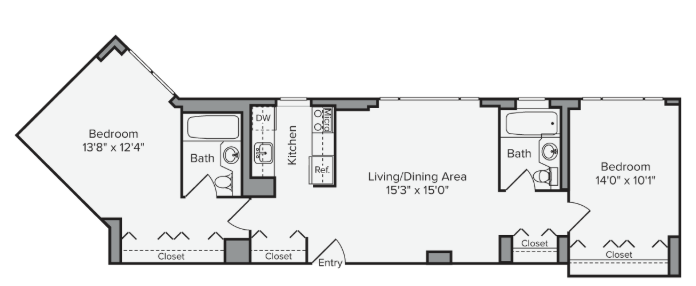
#> input picture plan.png, 696 x 286 px
$ python measure.py
#> lines starting #> are read from the running program, lines starting #| are printed output that depends on the picture; after the words box and inside, x2 and y2 are one past the last pixel; in counts of white or black regions, pixels touching at a corner belong together
"""Measure the floor areas of apartment 24A from its published floor plan.

    python measure.py

Prints every area and writes the figures. Nothing is hand-entered.

The two sides are A (blue) and L (orange). Each has a bedroom, a
closet and a bathroom. The only structural difference between them: a door
between L's bathroom and the kitchen, so L's bedroom, closet and bathroom are
all behind one door, and A's are not.

Method
------
1. SCALE, derived not assumed. The plan labels the living/dining 15'3" x 15'0".
   Wall to wall that is 163 px for 15.25 ft and 162 px for 15.0 ft, i.e. 10.69
   and 10.80 px/ft. The two axes agreeing to within 1% is what shows the
   drawing is to scale rather than stretched; PX_PER_FT is the midpoint.

2. SCALE CHECKED against a room that played no part in setting it: A's bedroom
   is printed 10'1" wide and measures 109 px, implying 10.81 px/ft, within
   0.6%.

3. AREAS by flood fill. Each space is isolated by filling the plan's white
   interior, with any pixel darker than WALL_LEVEL acting as a barrier. Door
   openings are sealed first (SEALS) so a fill stays in one space. Text and
   fixtures inside a space read as "wall" to the fill, so enclosed holes are
   filled back in and counted as floor.

4. KNOWN GAP. Interior floor measured this way totals ~940 sf against the
   1,027 sf published. That ~8% is the usual rentable-area gross-up. It does
   not affect proportions, and 1,027 is used as the denominator so shares are
   expressed against the figure on the lease.

5. WHERE THE PLAN IS AMBIGUOUS. A's bedroom is printed 14'0" deep, but 14'0"
   at this scale is 150 px and its north wall to its closet partition is 135
   px, so the printed depth runs into the closet. Rooms and closets are
   therefore reported separately and no single "bedroom size" is quoted.
"""

from collections import deque

import numpy as np
from PIL import Image, ImageDraw, ImageFont

PLAN = "plan.png"
PX_PER_FT = 10.75
PX_PER_SF = PX_PER_FT**2
WALL_LEVEL = 200
PUBLISHED_SF = 1027

# Door openings, sealed so each flood fill stays inside one space.
SEALS = [
    ((246, 194), (246, 236), "the door between L's bathroom and the kitchen"),
    ((248, 232), (248, 262), "the divider between L's closet run and the entry closet"),
]

# L's closet runs along the bottom wall with no partition at its face, only a
# dashed line for the doors, so a fill would leak into the bedroom. Everything
# inside L's door at or below this row is closet; above it is bedroom.
L_CLOSET_FACE_Y = 218

# Bathrooms and A's spaces are read as wall-to-wall rectangles: a fill gets
# trapped by the fixtures, and A's closet has no solid partition either.
BOXES = {
    "L_bath": (183, 113, 242, 197),
    "A_bath": (500, 109, 561, 190),
    "A_bedroom": (570, 101, 679, 236),
    "A_closet": (570, 236, 669, 273),
}

A_KEYS = ["A_bedroom", "A_closet", "A_bath"]
L_KEYS = ["L_bedroom", "L_closet", "L_bath"]

A_HUE = (30, 90, 230)
L_HUE = (205, 110, 10)
TINT = {
    "A_bedroom": A_HUE, "A_closet": (95, 145, 245), "A_bath": (150, 185, 250),
    "L_bedroom": L_HUE, "L_closet": (238, 158, 55), "L_bath": (246, 198, 138),
}


def _flood(blocked, seed):
    h, w = blocked.shape
    seen = np.zeros_like(blocked, bool)
    queue = deque([seed])
    seen[seed[1], seed[0]] = True
    while queue:
        x, y = queue.popleft()
        for dx, dy in ((1, 0), (-1, 0), (0, 1), (0, -1)):
            nx, ny = x + dx, y + dy
            if 0 <= nx < w and 0 <= ny < h and not seen[ny, nx] and not blocked[ny, nx]:
                seen[ny, nx] = True
                queue.append((nx, ny))
    return seen


def _fill_holes(mask):
    """Count text and fixtures enclosed by a space as part of its floor."""
    ys, xs = np.nonzero(mask)
    y0, y1 = ys.min() - 2, ys.max() + 3
    x0, x1 = xs.min() - 2, xs.max() + 3
    sub = mask[y0:y1, x0:x1]
    h, w = sub.shape
    outside = np.zeros_like(sub)
    queue = deque()
    for i in range(h):
        for j in (0, w - 1):
            if not sub[i, j] and not outside[i, j]:
                outside[i, j] = True
                queue.append((j, i))
    for j in range(w):
        for i in (0, h - 1):
            if not sub[i, j] and not outside[i, j]:
                outside[i, j] = True
                queue.append((j, i))
    while queue:
        x, y = queue.popleft()
        for dx, dy in ((1, 0), (-1, 0), (0, 1), (0, -1)):
            nx, ny = x + dx, y + dy
            if 0 <= nx < w and 0 <= ny < h and not outside[ny, nx] and not sub[ny, nx]:
                outside[ny, nx] = True
                queue.append((nx, ny))
    out = mask.copy()
    out[y0:y1, x0:x1] = sub | ~outside
    return out


def _box(shape, x0, y0, x1, y1):
    m = np.zeros(shape, bool)
    m[y0:y1, x0:x1] = True
    return m


def check_scale():
    return {
        "living room, horizontal": (498 - 335, 15.25),
        "living room, vertical": (262 - 100, 15.0),
    }


def regions():
    """Boolean mask per space, plus the interior envelope of the whole unit."""
    grey = Image.open(PLAN).convert("L")
    w, h = grey.size
    shape = (h, w)

    sealed = grey.copy()
    draw = ImageDraw.Draw(sealed)
    for a, b, _why in SEALS:
        draw.line([a, b], fill=0, width=5)
    # Everything behind L's door, filled from the floor in front of the bath.
    behind_door = _fill_holes(
        _flood(np.asarray(sealed).astype(int) < WALL_LEVEL, (210, 228))
    )
    yy = np.arange(h)[:, None]

    masks = {
        "L_bedroom": behind_door & (yy < L_CLOSET_FACE_Y),
        "L_closet": behind_door & (yy >= L_CLOSET_FACE_Y),
        "L_bath": _box(shape, *BOXES["L_bath"]),
        "A_bedroom": _box(shape, *BOXES["A_bedroom"]),
        "A_closet": _box(shape, *BOXES["A_closet"]),
        "A_bath": _box(shape, *BOXES["A_bath"]),
    }
    envelope = ~_flood(np.asarray(grey).astype(int) < WALL_LEVEL, (0, 0))
    return masks, envelope


def areas(masks):
    return {k: v.sum() / PX_PER_SF for k, v in masks.items()}


def validate(masks):
    """Check the scale against A's printed 10'1" width."""
    width_px = BOXES["A_bedroom"][2] - BOXES["A_bedroom"][0]
    printed_ft = 10 + 1 / 12
    return width_px, printed_ft, width_px / printed_ft


# ----------------------------------------------------------------- figures
def _font(size, bold=False):
    path = ("/System/Library/Fonts/Supplemental/Arial Bold.ttf" if bold
            else "/System/Library/Fonts/Supplemental/Arial.ttf")
    try:
        return ImageFont.truetype(path, size)
    except OSError:
        return ImageFont.load_default()


def _tint(img, mask, rgb, alpha=0.40):
    a = np.asarray(img).astype(float)
    a = np.where(mask[..., None], a * (1 - alpha) + np.array(rgb) * alpha, a)
    return Image.fromarray(a.astype(np.uint8))


def figure_areas(masks, path="figures/areas.png"):
    base = Image.open(PLAN).convert("RGB")
    W, H = base.size
    S, MX, TOP, BOT = 2, 30, 180, 290
    sf = areas(masks)
    img = base.copy()
    for k in L_KEYS + A_KEYS:
        img = _tint(img, masks[k], TINT[k])
    out = Image.new("RGB", (W * S + MX * 2, H * S + TOP + BOT), (255, 255, 255))
    out.paste(img.resize((W * S, H * S), Image.LANCZOS), (MX, TOP))
    dr = ImageDraw.Draw(out)
    OW = out.width
    f_t, f_l, f_s, f_ss = _font(30, True), _font(18, True), _font(15), _font(14)

    dr.text((MX, 16), "Apartment 24A \u2014 measured floor areas", font=f_t, fill=(18, 18, 18))
    dr.text((MX + 2, 54),
            f"Measured from the published floor plan at {PX_PER_FT} px/ft, a scale taken from the "
            "living room's printed 15'3\" x 15'0\" and confirmed to 0.6% by A's printed 10'1\" width.",
            font=f_ss, fill=(115, 115, 115))

    def centre(mask):
        ys, xs = np.nonzero(mask)
        return xs.mean() * S + MX, ys.mean() * S + TOP

    def box(key, title, sub, bx, by, above):
        col = TINT[key]
        bw = max(dr.textlength(title, font=f_l), dr.textlength(sub, font=f_s)) + 20
        bx = min(bx, OW - 8 - bw)
        dr.rectangle([bx, by, bx + bw, by + 48], fill=(255, 255, 255), outline=col, width=2)
        dr.text((bx + 10, by + 5), title, font=f_l, fill=col)
        dr.text((bx + 10, by + 27), sub, font=f_s, fill=(95, 95, 95))
        cx, cy = centre(masks[key])
        dr.line([(bx + bw / 2, by + 48 if above else by), (cx, cy)], fill=col, width=3)
        dr.ellipse([cx - 6, cy - 6, cx + 6, cy + 6], fill=col, outline=(255, 255, 255), width=2)

    for k, t, s, bx in (
        ("L_bedroom", f"L bedroom   {sf['L_bedroom']:.0f} sf", "includes the floor by the bathroom", MX + 8),
        ("L_bath", f"L bath   {sf['L_bath']:.0f} sf", "", MX + 380),
        ("A_bedroom", f"A bedroom   {sf['A_bedroom']:.0f} sf", "", MX + 760),
        ("A_bath", f"A bath   {sf['A_bath']:.0f} sf", "", MX + 1040),
    ):
        box(k, t, s, bx, 92, True)
    for k, t, s, bx in (
        ("L_closet", f"L closet   {sf['L_closet']:.0f} sf", "the whole run inside L's door", MX + 120),
        ("A_closet", f"A closet   {sf['A_closet']:.0f} sf", "", MX + 980),
    ):
        box(k, t, s, bx, H * S + TOP + 26, False)

    ly = H * S + TOP + 100
    dr.line([(MX, ly), (OW - MX, ly)], fill=(205, 205, 205), width=2)
    a_tot = sum(sf[k] for k in A_KEYS)
    l_tot = sum(sf[k] for k in L_KEYS)
    shared = PUBLISHED_SF - a_tot - l_tot
    y = ly + 16
    for name, mid, tot, col in (
        ("A", f"bedroom {sf['A_bedroom']:.0f}  +  closet {sf['A_closet']:.0f}"
              f"  +  bath {sf['A_bath']:.0f}", f"{a_tot:.0f} sf", A_HUE),
        ("L", f"bedroom {sf['L_bedroom']:.0f}  +  closet {sf['L_closet']:.0f}"
              f"  +  bath {sf['L_bath']:.0f}", f"{l_tot:.0f} sf", L_HUE),
        ("Shared", "living / dining, kitchen, entry, entry closet  \u2014  unshaded above",
         f"{shared:.0f} sf", (115, 115, 115)),
    ):
        dr.rectangle([MX, y + 4, MX + 18, y + 22], fill=col)
        dr.text((MX + 30, y + 2), name, font=f_l, fill=(22, 22, 22))
        dr.text((MX + 130, y + 4), mid, font=f_s, fill=(75, 75, 75))
        dr.text((OW - MX - 130, y + 2), tot, font=f_l, fill=col)
        y += 32
    dr.text((MX, y + 14),
            "L's bedroom, closet and bathroom are all behind one door, between L's bathroom and the "
            "kitchen. A's are not.",
            font=f_s, fill=(22, 22, 22))
    dr.text((MX, y + 40),
            f"Denominator is the published {PUBLISHED_SF:,} sf.", font=f_s, fill=(22, 22, 22))
    out.save(path)
    return path


def figure_split(masks, envelope, path="figures/split.png"):
    base = Image.open(PLAN).convert("RGB")
    W, H = base.size
    sf = areas(masks)
    a_tot = sum(sf[k] for k in A_KEYS)
    l_tot = sum(sf[k] for k in L_KEYS)
    shared = PUBLISHED_SF - a_tot - l_tot
    share = (a_tot + shared / 2) / PUBLISHED_SF

    S, MX, TOP, BOT = 2, 26, 92, 104
    img = base.copy()
    claimed = np.zeros((H, W), bool)
    for k in L_KEYS:
        img = _tint(img, masks[k], L_HUE, 0.45)
        claimed |= masks[k]
    for k in A_KEYS:
        img = _tint(img, masks[k], A_HUE, 0.45)
        claimed |= masks[k]
    yy, xx = np.mgrid[0:H, 0:W]
    img = _tint(img, envelope & ~claimed & (((xx + yy) % 14) < 4), (120, 120, 120), 0.5)

    out = Image.new("RGB", (W * S + MX * 2, H * S + TOP + BOT), (255, 255, 255))
    out.paste(img.resize((W * S, H * S), Image.LANCZOS), (MX, TOP))
    dr = ImageDraw.Draw(out)
    f_t, f_n, f_s, f_ss = _font(30, True), _font(24, True), _font(16), _font(14)
    dr.text((MX, 16), "Each side's own space, and the shared remainder",
            font=f_t, fill=(18, 18, 18))
    dr.text((MX + 2, 54),
            "Blue = A's \u00b7 Orange = L's, all of it behind one door \u00b7 "
            "Grey stripes = shared, divided equally.",
            font=f_ss, fill=(115, 115, 115))
    y = H * S + TOP + 14
    dr.rectangle([MX, y + 6, MX + 18, y + 24], fill=A_HUE)
    dr.text((MX + 28, y + 4), f"A {a_tot:.0f} sf", font=f_s, fill=(30, 30, 30))
    dr.rectangle([MX + 160, y + 6, MX + 178, y + 24], fill=L_HUE)
    dr.text((MX + 188, y + 4), f"L {l_tot:.0f} sf", font=f_s, fill=(30, 30, 30))
    dr.rectangle([MX + 330, y + 6, MX + 348, y + 24], fill=(120, 120, 120))
    dr.text((MX + 358, y + 4), f"shared {shared:.0f} sf", font=f_s, fill=(30, 30, 30))
    dr.text((MX, y + 40),
            f"A's share of base rent = ({a_tot:.0f} + {shared / 2:.0f}) / {PUBLISHED_SF:,} = "
            f"{share * 100:.2f}%",
            font=f_n, fill=A_HUE)
    out.save(path)
    return path


if __name__ == "__main__":
    print("Scale, from the living room's printed dimensions:")
    for label, (px, ft) in check_scale().items():
        print(f"  {label:<28} {px:3d} px / {ft:5.2f} ft = {px / ft:5.2f} px/ft")
    print(f"  using PX_PER_FT = {PX_PER_FT}")

    masks, envelope = regions()
#> in _fill_holes, `ys, xs = np.nonzero(mask)`:
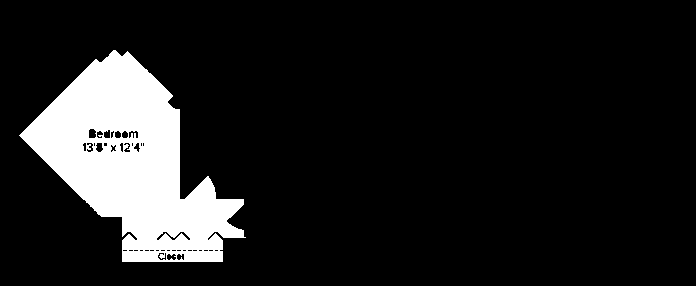
#> mask: shape (286, 696) bool; 12% white; 1 white region, box (x1, y1, x2, y2) and area: (19, 50, 246, 262) 23795
#> in _fill_holes, `y0, y1 = ys.min() - 2, ys.max() + 3`: y0 = 48; y1 = 264
#> in _fill_holes, `x0, x1 = xs.min() - 2, xs.max() + 3`: x0 = 17; x1 = 248
#> in _fill_holes, `sub = mask[y0:y1, x0:x1]`: sub: shape (216, 231) bool; 47.7% white; 1 white region, box (x1, y1, x2, y2) and area: (2, 2, 229, 214) 23795
#> after the loop in _fill_holes, `for i in range(h):`: outside: shape (216, 231) bool; 0.87% white in thin lines or dots
#> after the loop in _fill_holes, `for j in range(w):`:
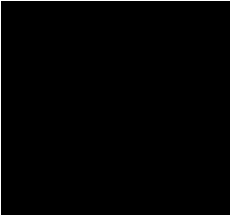
#> outside: shape (216, 231) bool; 1.8% white in thin lines or dots
#> after the loop in _fill_holes, `while queue:`:
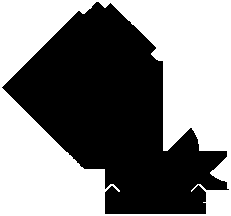
#> outside: shape (216, 231) bool; 50.9% white; 1 black region, box (x1, y1, x2, y2) and area: (2, 2, 229, 214) 24492
#> in _fill_holes, `out[y0:y1, x0:x1] = sub | ~outside`: out: shape (286, 696) bool; 12.3% white; 1 white region, box (x1, y1, x2, y2) and area: (19, 50, 246, 262) 24492
#> in regions, `envelope = ~_flood(np.asarray(grey).astype(int) < WALL_LEVEL, (0, 0))`:
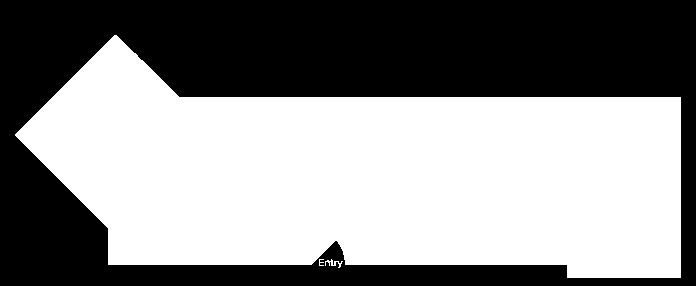
#> envelope: shape (286, 696) bool; 54.5% white; 1 black region, box (x1, y1, x2, y2) and area: (0, 0, 696, 286) 90472
#> masks = 6 items
    sf = areas(masks)
#> sf = {'L_bedroom': 171.8, 'L_closet': 40.14, 'L_bath': 42.89, 'A_bedroom': 127.3, 'A_closet': 31.7, 'A_bath': 42.76}
    px, ft, implied = validate(masks)
#> px = 109; ft = 10.08; implied = 10.81
    print(f"\nChecked against A's printed 10'1\" width, which did not set the scale:")
    print(f"  {px} px / {ft:.2f} ft = {implied:.2f} px/ft  ({implied / PX_PER_FT - 1:+.1%})")
#|   109 px / 10.08 ft = 10.81 px/ft  (+0.6%)

    print("\nMeasured areas:")
    for k in A_KEYS + L_KEYS:
        print(f"  {k:<12}{sf[k]:7.1f} sf")
#> this loop made 6 passes
#|   A_bedroom     127.3 sf
#|   A_closet       31.7 sf
#|   A_bath         42.8 sf
#|   L_bedroom     171.8 sf
#|   L_closet       40.1 sf
#|   L_bath         42.9 sf
    a_tot = sum(sf[k] for k in A_KEYS)
#> a_tot = 201.8
    l_tot = sum(sf[k] for k in L_KEYS)
#> l_tot = 254.8
    print(f"\n  {'A total':<12}{a_tot:7.1f} sf")
#|   A total       201.8 sf
    print(f"  {'L total':<12}{l_tot:7.1f} sf   {l_tot / a_tot - 1:+.0%} vs A")
#|   L total       254.8 sf   +26% vs A
    print(f"  {'shared':<12}{PUBLISHED_SF - a_tot - l_tot:7.1f} sf")
#|   shared        570.4 sf
    print(f"  {'published':<12}{PUBLISHED_SF:7.1f} sf")
    print(f"  {'floor measured':<12}{envelope.sum() / PX_PER_SF:7.1f} sf"
          f"  ({envelope.sum() / PX_PER_SF / PUBLISHED_SF - 1:+.0%} vs published)")
#|   floor measured  939.6 sf  (-9% vs published)

    print()
    print("wrote", figure_areas(masks))
#> in figure_areas, `out = Image.new("RGB", (W * S + MX * 2, H * S + TOP + BOT), (255, 255,..`: out: PIL image 1452x1042 RGB; every value is 255
#> the loop in figure_areas, `for k, t, s, bx in ( ("L_bedroom", f"L bedroom   {sf['L_bedroom']:.0f}..` made 4 passes
#> (k, t, s, col in box, bw in box, cx in box, cy in box) on passes 1 to 4: ('L_bedroom', 'L bedroom   172 sf', 'includes the floor by the bathroom', (205, 110, 10), 280.4, 272.4, 469.3), ('L_bath', 'L bath   43 sf', '', (246, 198, 138), 138.2, 454, 489), ('A_bedroom', 'A bedroom   127 sf', '', (30, 90, 230), 191.5, 1278, 516), ('A_bath', 'A bath   43 sf', '', (150, 185, 250), 140.5, 1090, 478)
#> the loop in figure_areas, `for k, t, s, bx in ( ("L_closet", f"L closet   {sf['L_closet']:.0f} sf..` made 2 passes
#> (k, t, s, col in box, bw in box, cx in box, cy in box) on passes 1 to 2: ('L_closet', 'L closet   40 sf', "the whole run inside L's door", (238, 158, 55), 236.7, 381.1, 658), ('A_closet', 'A closet   32 sf', '', (95, 145, 245), 153, 1268, 688)
#> in figure_areas, `a_tot = sum(sf[k] for k in A_KEYS)`: a_tot = 201.8
#> in figure_areas, `l_tot = sum(sf[k] for k in L_KEYS)`: l_tot = 254.8
#> in figure_areas, `shared = PUBLISHED_SF - a_tot - l_tot`: shared = 570.4
#> the loop in figure_areas, `for name, mid, tot, col in ( ("A", f"bedroom {sf['A_bedroom']:.0f}  + ..` made 3 passes
#> (name, mid, tot, col, y) on passes 1 to 2: ('A', 'bedroom 127  +  closet 32  +  bath 43', '202 sf', (30, 90, 230), 900), ('L', 'bedroom 172  +  closet 40  +  bath 43', '255 sf', (205, 110, 10), 932)
#> (name, tot, col, y) on pass 3: ('Shared', '570 sf', (115, 115, 115), 964)
#> after the loop in figure_areas, `for name, mid, tot, col in (`: y = 964
#> in figure_areas, `out.save(path)`:
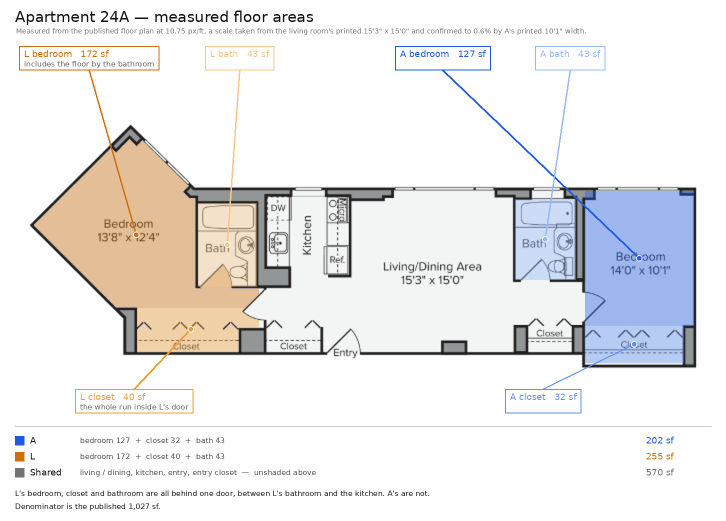
#> saved as areas.png: PIL image 1452x1042 RGB (shown at 1/2 size); mean R, G, B 236.4, 235.1, 235.2
#| wrote figures/areas.png
    print("wrote", figure_split(masks, envelope))
#> in figure_split, `a_tot = sum(sf[k] for k in A_KEYS)`: a_tot = 201.8
#> in figure_split, `l_tot = sum(sf[k] for k in L_KEYS)`: l_tot = 254.8
#> in figure_split, `shared = PUBLISHED_SF - a_tot - l_tot`: shared = 570.4
#> in figure_split, `share = (a_tot + shared / 2) / PUBLISHED_SF`: share = 0.474
#> after the loop in figure_split, `for k in L_KEYS:`: claimed: shape (286, 696) bool; 14.6% white; 1 white region, box (x1, y1, x2, y2) and area: (19, 50, 246, 262) 29102
#> after the loop in figure_split, `for k in A_KEYS:`:
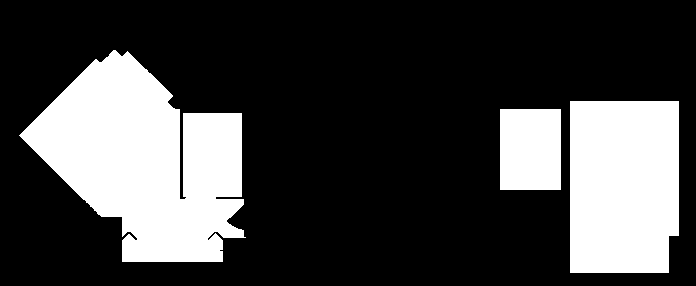
#> claimed: shape (286, 696) bool; 26.3% white; 3 white regions, box (x1, y1, x2, y2) and area: (19, 50, 246, 262) 29102, (570, 101, 679, 273) 18378, (500, 109, 561, 190) 4941
#> in figure_split, `out = Image.new("RGB", (W * S + MX * 2, H * S + TOP + BOT), (255, 255,..`: out: PIL image 1444x768 RGB; every value is 255
#> in figure_split, `out.save(path)`:
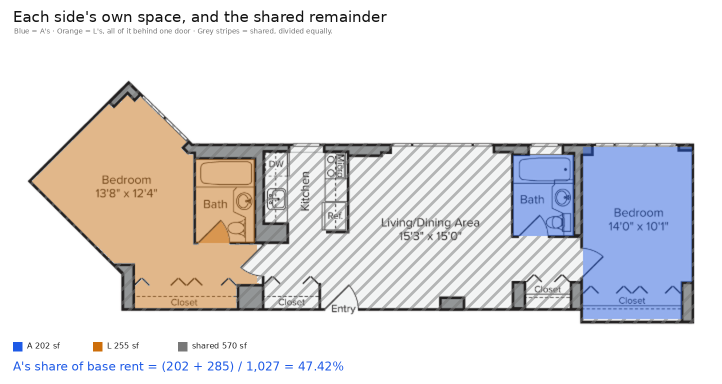
#> saved as split.png: PIL image 1444x768 RGB (shown at 1/2 size); mean R, G, B 226.4, 224.5, 225.4
#| wrote figures/split.png
